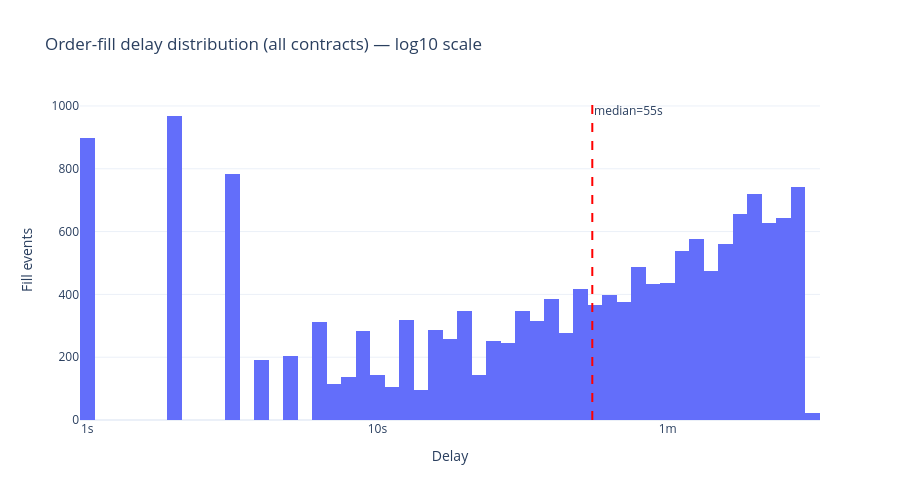

This figure's notebook cell:
### Code cell
import numpy as np

log_delays = np.log10(all_delays_df['delay_s'].clip(lower=1))

fig_delay = go.Figure()
fig_delay.add_trace(go.Histogram(
    x=log_delays,
    nbinsx=80,
    name='All contracts'
))

median_val = all_delays_df['delay_s'].median()
median_log = np.log10(max(median_val, 1))
fig_delay.add_vline(x=median_log, line_dash='dash', line_color='red',
                    annotation_text=f'median={median_val:.0f}s', annotation_position='top right')

max_log = int(np.ceil(log_delays.max()))
tickvals = list(range(0, max_log + 1))
ticktext = ['1s', '10s', '1m', '10m', '1.7h', '11.6h', '4.8d'][:max_log + 1]

fig_delay.update_layout(
    title='Order-fill delay distribution (all contracts) — log10 scale',
    xaxis_title='Delay',
    yaxis_title='Fill events',
    template='plotly_white', height=500,
)
fig_delay.update_xaxes(tickvals=tickvals, ticktext=ticktext)
fig_delay.show()

### Figure 1 — Plotly figure (JSON) as saved in the notebook; plotly's stock layout.template omitted (floating-point values rounded to 4 significant figures; data arrays with more than 128 entries replaced by an {"elided": "..."} marker saying what was removed)
{"data": [{"name": "All contracts", "nbinsx": 80, "type": "histogram", "x": {"elided": "15873 float values"}}], "layout": {"annotations": [{"showarrow": false, "text": "median=55s", "x": 1.74, "xanchor": "left", "xref": "x", "y": 1, "yanchor": "top", "yref": "y domain"}], "height": 500, "shapes": [{"line": {"color": "red", "dash": "dash"}, "type": "line", "x0": 1.74, "x1": 1.74, "xref": "x", "y0": 0, "y1": 1, "yref": "y domain"}], "title": {"text": "Order-fill delay distribution (all contracts) — log10 scale"}, "xaxis": {"ticktext": ["1s", "10s", "1m", "10m"], "tickvals": [0, 1, 2, 3], "title": {"text": "Delay"}}, "yaxis": {"title": {"text": "Fill events"}}}}
